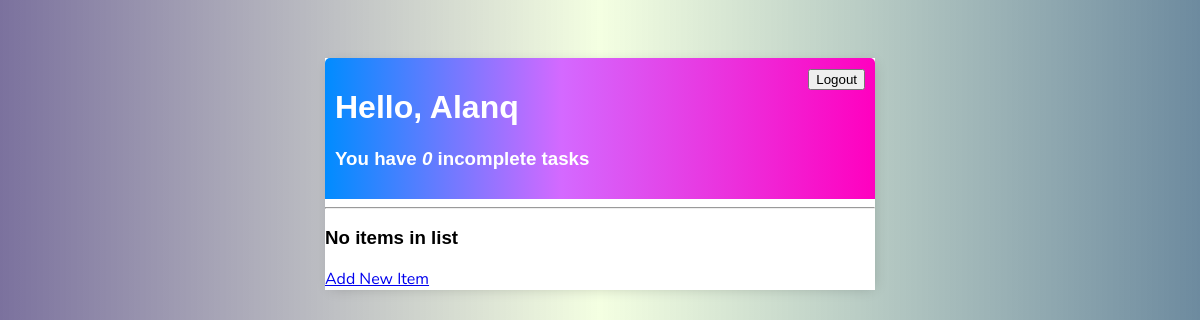
Before: / (signed in) with the older database file.
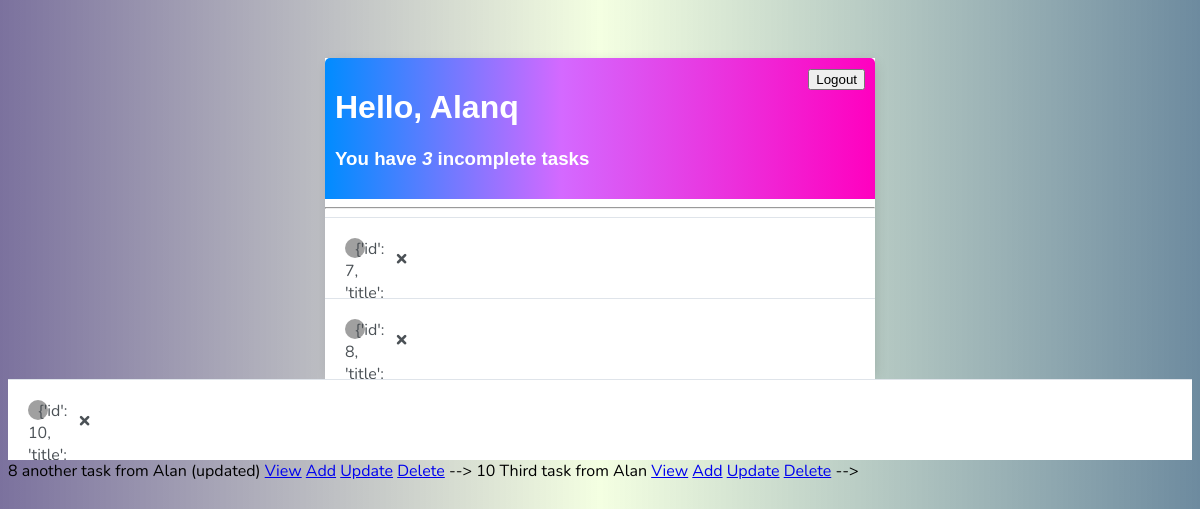
After: the same page with the newer database file.
### todo/models.py (models this page shows, shortened)
class Task(models.Model):
    user = models.ForeignKey(User, on_delete=models.CASCADE, null=True, blank=True)
    title = models.CharField(max_length=200, null=True)
    description = models.TextField(null=True, blank=True)
    complete = models.BooleanField(default=False)
    created = models.DateTimeField(auto_now_add=True)
    class Meta:
        ordering = ['complete']

### todo/views.py (the view)
# urls.py: path('', TaskList.as_view(), name="task"),
class TaskList(LoginRequiredMixin, ListView):
    model = Task
    context_object_name = "tasks"
    def get_queryset(self):
        return Task.objects.filter(user=self.request.user)
    def get_context_data(self, **kwargs):
        context = super().get_context_data(**kwargs)
        context['count'] = context['tasks'].filter(complete=False).count()
        tasks = Task.objects.filter(user=self.request.user)
        search_input = self.request.GET.get('search-area') or ''
        if search_input:
            tasks = tasks.filter(title__icontains=search_input)
        task_dicts = []
        for task in tasks:
            task_dict = {
                'id': task.id,
                'title': task.title,
                'description': task.description,
                'complete': task.complete,
            }
            task_dicts.append(task_dict)
            context['tasks'] = task_dicts  # Use a descriptive name like 'task_list'
            context['search_input'] = search_input
            print(task_dict)
        return context

### todo/templates/todo/task_list.html (shortened to what this page needs)
{% extends 'todo/main.html' %}
{% block content %}
<div class="header-bar">
    <div>
        <h1>Hello, {{ request.user|title }}</h1>
        <h3>You have <i>{{ count }}</i>  incomplete task{{ count|pluralize:'s'}} </h3>
    </div>
    {% if request.user.is_authenticated %}
        <form action="{% url 'logout' %}" method="post">
            <button type="submit">Logout</button>
        </form>
</div>
{% else %}
    <a href="{% url 'login' %}">Login</a>
{% endif %}
<hr>
<div class="task-items-wrapper">
    {% for task in tasks %}
    <div class="task-wrapper">
        {% if task.complete %}
        <div class="task-title">
            <div class="task-complete-icon">
                <a href="{% url 'task_update' task.id %}">{{ task.title }}</a>
            </div>
            <a class="delete-link" href="{% url 'task_delete' task.id %}">&#215;</a>
            {% else %}
            <div class="task-title">
                <div class="task-incomplete-icon">
                    <a href="{% url 'task_update' task.id %}">{{ task }}</a>
                </div>
                <a class="delete-link" href="{% url 'task_delete' task.id %}">&#215;</a>
            {% endif %}
            </div>
        </div>
    </div>
    {% empty %}
    <h3>No items in list</h3>
    <a href="{% url 'task_create' %}">Add New Item</a>
    {% endfor %}
</div>
<!-- <table>
    <tr>
        <th>Items</th>
    </tr>
    {% for task in tasks %}
    <tr>
        <td>{{ task.id }} {{task.title}}</td>
        <td><a href="{% url 'task_detail' task.id %}">View</a></td>
        <td><a href="{% url 'task_create' %}">Add</a></td>
        <td><a href="{% url 'task_update' task.id %}">Update</a></td>
        <td><a href="{% url 'task_delete' task.id %}">Delete</a></td>
    </tr>
</table> -->
{% endfor %}
{% endblock content %}

### todo/templates/todo/main.html (shortened to what this page needs)
<!DOCTYPE html>
<html lang="en">
  <head>
  </head>
  <body>
    <div class="container">{% block content %} {% endblock content %}</div>
  </body>
</html>

### todo/templates/todo/main.html (style rules this page uses)
body { background: linear-gradient( 90deg, #26165f9b 0%, #c6ff6932 50%, #1242639d 100% ); font-family: "Nunito", sans-serif; padding-top: 50px; }
.container { max-width: 550px; margin: auto; background-color: #fff; -webkit-box-shadow: 2px 2px 13px -4px rgba(0, 0, 0, 0.21); box-shadow: 2px 2px 13px -4px rgba(0, 0, 0, 0.21); }
.header-bar { display: flex; justify-content: space-between; color: #fff; padding: 10px; border-radius: 5px 5px 0 0; background: linear-gradient(90deg, #008cff 0%, #d469ff 43%, #ff00bf 100%); }
h1, h2, h3, h4, h5, h6 { font-family: "Raleway", sans-serif; }
.task-wrapper { display: flex; align-items: center; justify-content: space-between; background-color: #fff; border-top: 1px solid #dfe4ea; overflow: hidden; }
.task-title { display: flex; padding: 20px; }
.task-title a { text-decoration: none; color: #4b5156; margin-left: 10px; }
.task-incomplete-icon { height: 20px; width: 20px; background-color: rgb(160, 160, 160); border-radius: 50%; }
.delete-link { text-decoration: none; font-weight: 900; color: #6249cf; font-size: 22px; line-height: 0; padding: 20px 20px; }
::placeholder { font-weight: 300; opacity: 0.5; }

Changed rows visible on the page:
added Task: title "another task from Alan (updated)"
added Task: title "Third task from Alan"
Other visible differences:
{{ count }}: "0" → "3"
new list line: "{'id': 7,… ×"
new list line: "{'id': 8,… ×"
new list line: "{'id': 10,… ×"
new list line: "8 View Add Update Delete -->"
new list line: "10 View Add Update Delete -->"
text no longer shown: "No items in list Add New Item"
